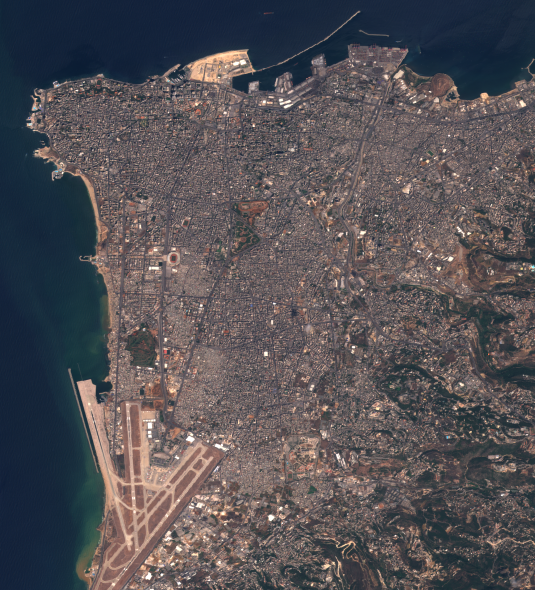
#> input picture data/dataset/beirut_img1.png, 1070 x 1180 px, found by its file name (shown at 1/2 size)
$ jupyter execute 'LAB2_Operações_Matemáticas.ipynb'
#> lines starting #> are read from the running program, lines starting #| are printed output that depends on the picture; after the words box and inside, x2 and y2 are one past the last pixel; in counts of white or black regions, pixels touching at a corner belong together
<a href="https://colab.research.google.com/github/jonesgoebel/ufpel-pdi-2026-2-M2/blob/main/LAB2_Opera%C3%A7%C3%B5es_Matem%C3%A1ticas.ipynb" target="_parent"></a>

# LAB2 — Operações Matemáticas

Disciplina: **Processamento Digital de Imagens (PDI)** – UFPel

Este notebook introduz e pratica os conceitos de **0perações matemáticas (aritméticas, lógicas e comparativas)** em imagens digitais.

---

## Objetivos
- Carregar e visualizar imagens em escala de cinza.
- Aplicar as algumas operações matemáticas sobre a região de interesse.

---

## 1) Bibliotecas úteis
Se estiver no Colab, rode a célula de instalação uma única vez.

[cell 1]
# Se necessário no Colab, descomente a linha abaixo:
#!pip -q install numpy matplotlib scikit-image imageio

[cell 2]
# %% setup - Importações e funções utilitárias
import numpy as np
import cv2
import matplotlib.pyplot as plt
from skimage import io, color, data, img_as_ubyte
import imageio.v2 as imageio

from PIL import Image
from pathlib import Path
from google.colab import files

[cell 3]
def exibir_lado_a_lado(lista_figuras, lista_titulos):
    quantidade = len(lista_figuras)

    plt.figure(figsize=(5 * quantidade, 5))

    for i, img in enumerate(lista_figuras):

        plt.subplot(1, quantidade, i + 1)
        plt.imshow(img, cmap="gray")
        plt.title(lista_titulos[i])
        plt.axis("off")

    plt.show()

def mascara_retangular(h, w, x_inicio, y_inicio, x_fim, y_fim):
  mascara = np.zeros((h, w), dtype=np.uint8)
  cv2.rectangle(mascara, (x_inicio, y_inicio), (x_fim, y_fim), 255, -1)
  return mascara

## 2) Operação de Aritméticas (Subração)
As operações de subtração entre duas imagens podem ser utilizadas para fazer a detecção de mudanças.

[cell 4]
img1 = cv2.imread('/content/beirut_img1.png', cv2.IMREAD_GRAYSCALE)
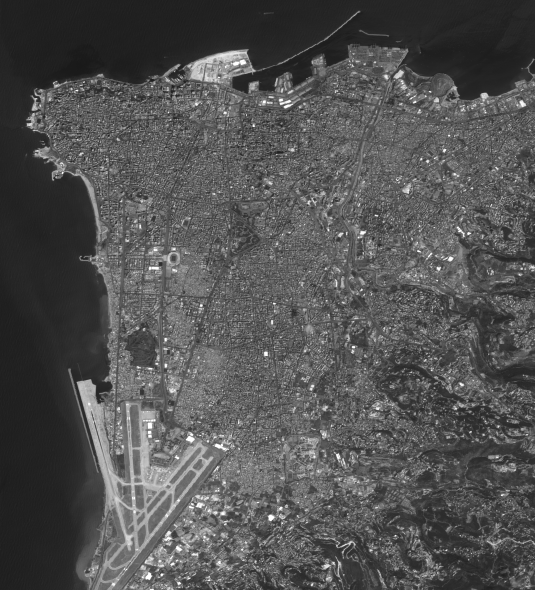
#> img1: shape (1180, 1070) (shown at 1/2 size); min 19, max 255, mean 82.4
img2 = cv2.imread('/content/beirut_img2.png', cv2.IMREAD_GRAYSCALE)
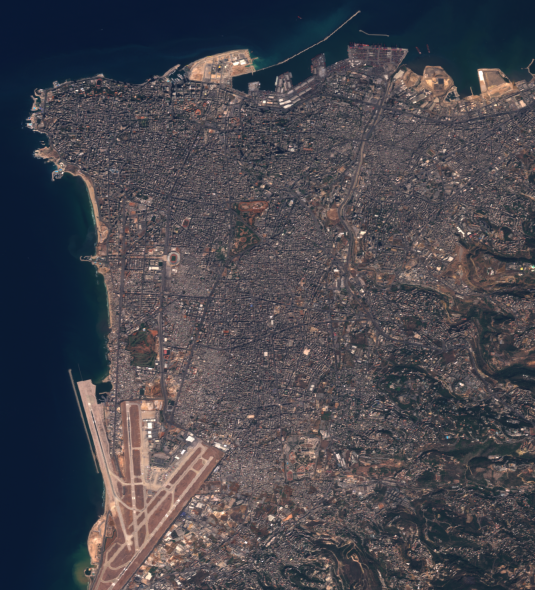
#> input picture data/dataset/beirut_img2.png, 1070 x 1180 px, found by its file name (shown at 1/2 size)
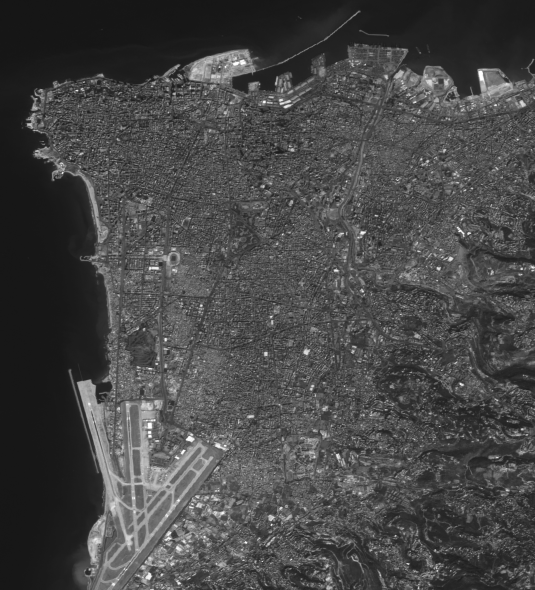
#> img2: shape (1180, 1070) (shown at 1/2 size); min 21, max 255, mean 71

print(f"Dimensão da Imagem {img1.shape}")
#| Dimensão da Imagem (1180, 1070)

img_diff_sub = (np.abs(img1.astype(np.int16) - img2.astype(np.int16)))
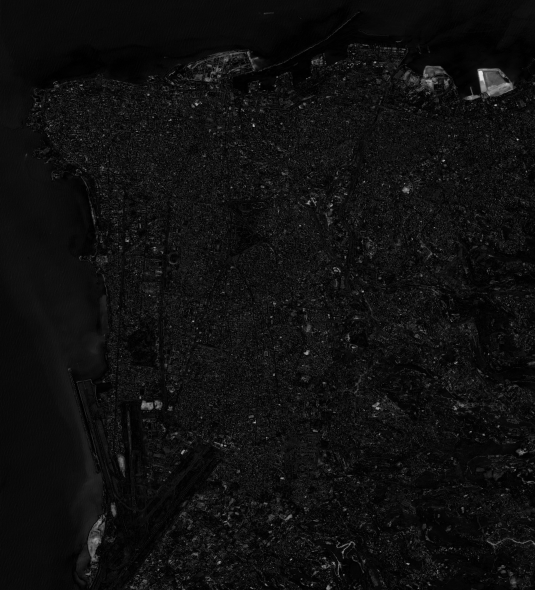
#> img_diff_sub: shape (1180, 1070) int16 (shown at 1/2 size); min 0, max 225, mean 15.3
img_diff = img_diff_sub.astype(np.uint8)

exibir_lado_a_lado([img1,img2,img_diff],["Imagem 1","Imagem 2","Diferença das Imagens"])
#> in exibir_lado_a_lado, `quantidade = len(lista_figuras)`: quantidade = 3
#> the loop in exibir_lado_a_lado, `for i, img in enumerate(lista_figuras): ` made 3 passes

## 2) Terefa 1 - Realizar a detecção da diferença entre imagens

1. Carregar a imagem de **vigilancia_img1** e **vigilancia_img2**
2. Converta as imagens para escala de cinza
3. Exiba as imagens uma do lado da outra
4. Detectar a diferença entre as duas imagens
5. Gerar uma imagem binária que reflete a diferença entre elas
6. Exibir a diferença e a imagem binária gerada

Dica: Converter as imagens para inteiro e para criar  a imagem binária podem utilizar o seguinte código "**diff_bin = ((img_diff > limiar)*255).astype(np.uint8)**", onde vocês devem definir o melhor limiar.

Extra: Por que na função da binarização da imagem existe a multiplicação por 255?

[cell 5]
#COLOQUE SEU CÓDIGO AQUI

## 4) Operações lógicas
As operações lógicas podem ser utilizadas para destacar a região de interesse (selecionar, combinar, remover e preservar). Para selecionar uma região é necessária a criação de uma mascara.

[cell 6]
h, w = img1.shape
#> h = 1180; w = 1070
mascara = mascara_retangular(h, w, 400, 50, 600, 200)
#> in mascara_retangular, `cv2.rectangle(mascara, (x_inicio, y_inicio), (x_fim, y_fim), 255, -1)`:
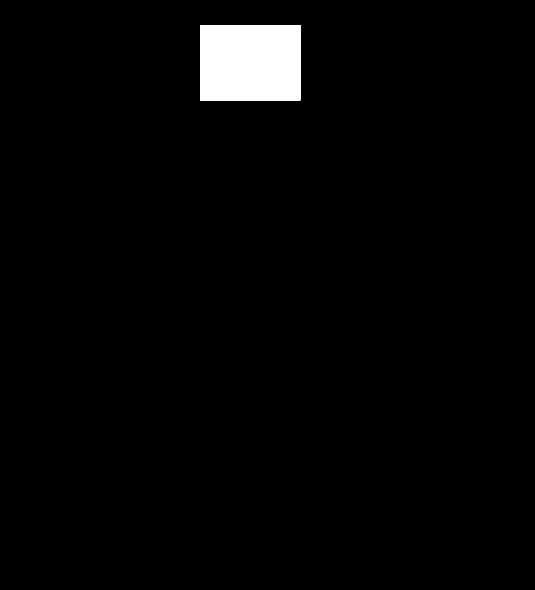
#> mascara: shape (1180, 1070) (shown at 1/2 size); 2.4% white; 1 white region, box (x1, y1, x2, y2) and area: (400, 50, 601, 201) 30351
img_and = cv2.bitwise_and(img1, mascara)
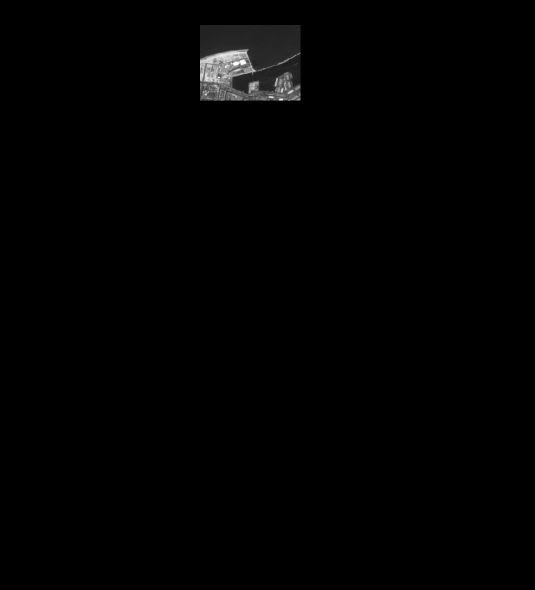
#> img_and: shape (1180, 1070) (shown at 1/2 size); min 0, max 255, mean 1.9
exibir_lado_a_lado([img1,mascara,img_and],["Imagem 1","Mascara","Região de Interesse"])
#> the loop in exibir_lado_a_lado (call 2), `for i, img in enumerate(lista_figuras): ` made 3 passes
